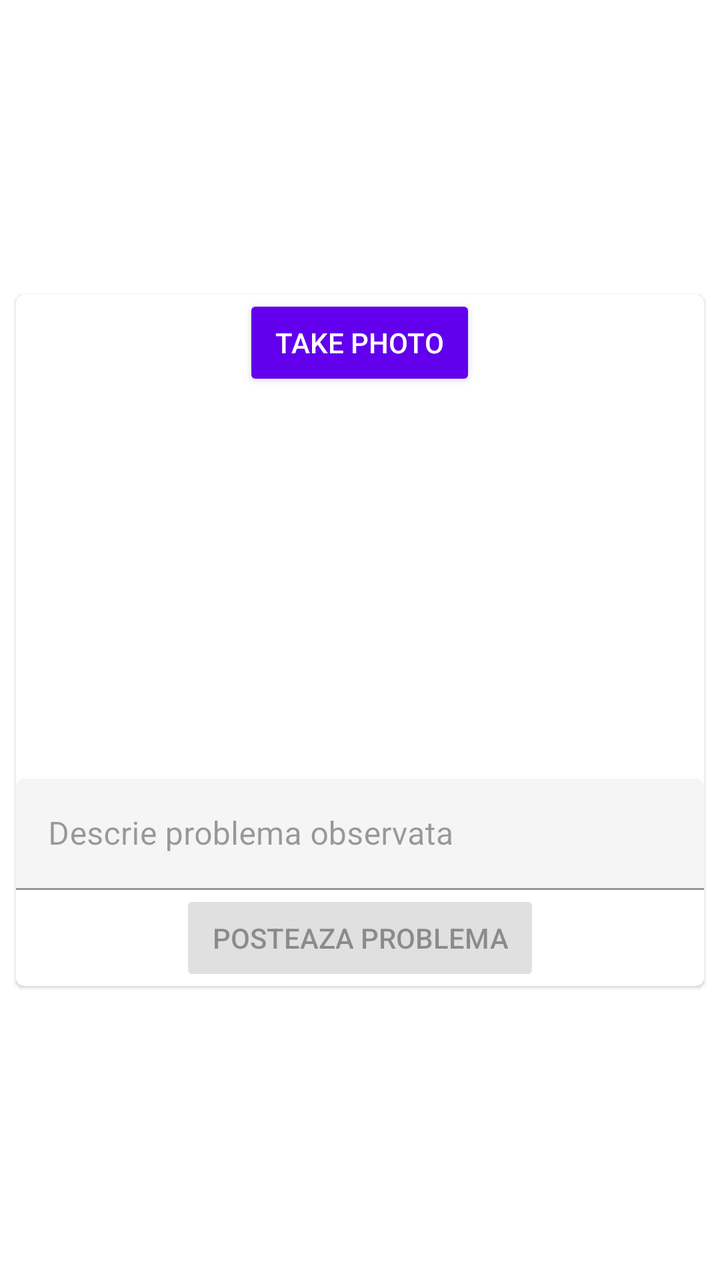
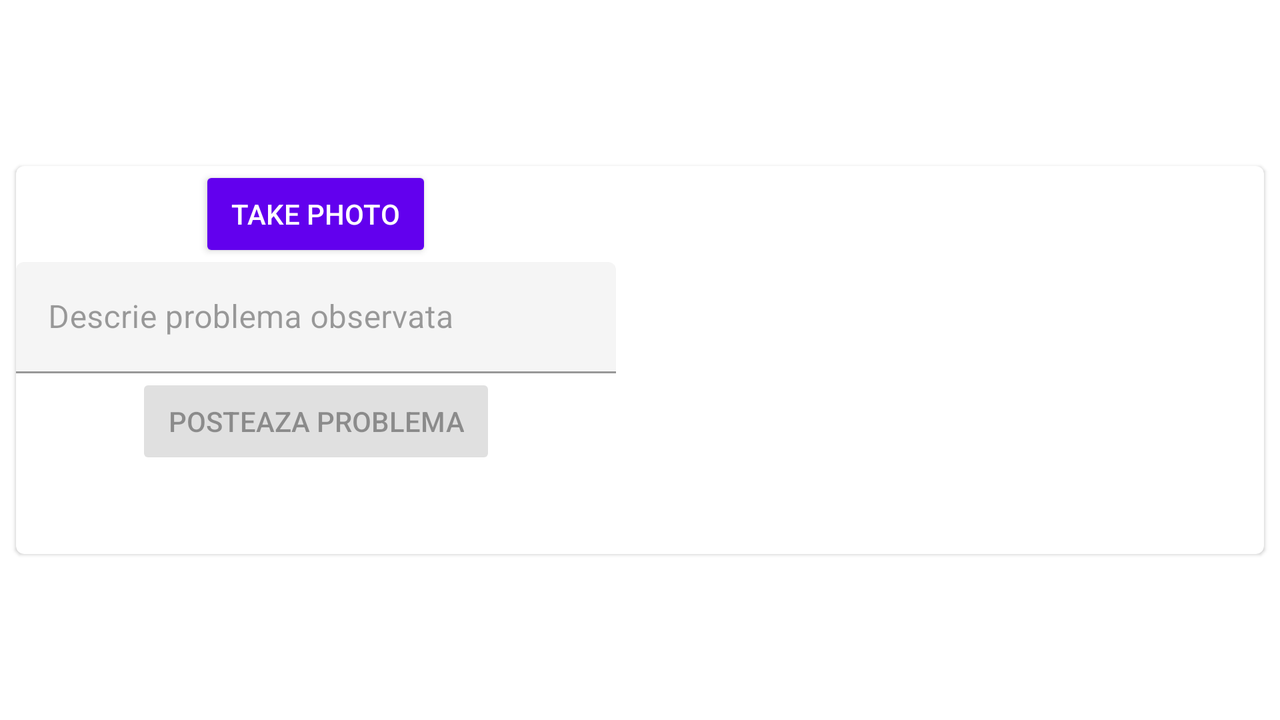

First picture: res/layout/ on a phone held upright. Second picture: the repository's own variant of that layout, on a device whose configuration matches the variant's folder. Source for both follows.
<!-- AndroidManifest.xml: application theme Theme.Temaaplicatiimobile -->
<!-- res/layout/fragment_home.xml -->
<?xml version="1.0" encoding="utf-8"?>
<androidx.constraintlayout.widget.ConstraintLayout xmlns:android="http://schemas.android.com/apk/res/android"
    xmlns:app="http://schemas.android.com/apk/res-auto"
    xmlns:tools="http://schemas.android.com/tools"
    android:layout_width="match_parent"
    android:layout_height="match_parent"
    tools:context=".ui.home.HomeFragment"
    android:id="@+id/home_view">

    <TextView
        android:id="@+id/text_home"
        android:layout_width="match_parent"
        android:layout_height="wrap_content"
        android:layout_marginStart="8dp"
        android:layout_marginTop="8dp"
        android:layout_marginEnd="8dp"
        android:textAlignment="center"
        android:textSize="20sp"
        app:layout_constraintBottom_toBottomOf="parent"
        app:layout_constraintEnd_toEndOf="parent"
        app:layout_constraintStart_toStartOf="parent"
        app:layout_constraintTop_toTopOf="parent" />

    <com.google.android.material.card.MaterialCardView
        android:id="@+id/card"
        android:layout_width="match_parent"
        android:layout_height="wrap_content"
        android:layout_margin="8dp"
        app:layout_constraintBottom_toBottomOf="parent"
        app:layout_constraintEnd_toEndOf="parent"
        app:layout_constraintStart_toStartOf="parent"
        app:layout_constraintTop_toTopOf="parent">

        <LinearLayout
            android:layout_width="match_parent"
            android:layout_height="wrap_content"
            android:orientation="vertical">

            <com.google.android.material.button.MaterialButton
                android:id="@+id/take_photo"
                style="?attr/buttonStyle"
                android:layout_width="wrap_content"
                android:layout_height="wrap_content"
                android:layout_gravity="center"
                android:text="@string/take_photo" />
            
            <ImageView
                android:id="@+id/picture_preview"
                android:layout_width="match_parent"
                android:layout_height="194dp"
                android:contentDescription="@string/content_description_media"
                android:scaleType="fitCenter"
                app:srcCompat="@drawable/ic_menu_camera" />


            <com.google.android.material.textfield.TextInputLayout
                android:id="@+id/problem_description"
                android:layout_width="match_parent"
                android:layout_height="wrap_content"
                android:hint="@string/upload_picture_text"
                android:enabled="false">

                <com.google.android.material.textfield.TextInputEditText
                    android:layout_width="match_parent"
                    android:layout_height="wrap_content" />

            </com.google.android.material.textfield.TextInputLayout>

            <com.google.android.material.button.MaterialButton
                android:id="@+id/upload_photo"
                style="?attr/buttonStyle"
                android:layout_width="wrap_content"
                android:layout_height="wrap_content"
                android:layout_gravity="center"
                android:text="@string/upload_problem"
                android:enabled="false"/>

        </LinearLayout>

    </com.google.android.material.card.MaterialCardView>
</androidx.constraintlayout.widget.ConstraintLayout>
<!-- resources referenced by this layout -->
<resources>
  <string name="content_description_media">Here will be the image preview</string>
  <string name="take_photo">Take photo</string>
  <string name="upload_picture_text">Descrie problema observata</string>
  <string name="upload_problem">Posteaza problema</string>
  <style name="Theme.Temaaplicatiimobile" parent="Theme.MaterialComponents.DayNight.DarkActionBar">
          
          <item name="colorPrimary">@color/purple_500</item>
          <item name="colorPrimaryVariant">@color/purple_700</item>
          <item name="colorOnPrimary">@color/white</item>
          
          <item name="colorSecondary">@color/teal_200</item>
          <item name="colorSecondaryVariant">@color/teal_700</item>
          <item name="colorOnSecondary">@color/black</item>
          
          <item name="android:statusBarColor" tools:targetApi="l">?attr/colorPrimaryVariant</item>
          
      </style>
</resources>
<!-- res/layout-land/fragment_home.xml (the repository's variant of the layout above) -->
<!-- drawn on the phone turned sideways -->
<?xml version="1.0" encoding="utf-8"?>
<androidx.constraintlayout.widget.ConstraintLayout xmlns:android="http://schemas.android.com/apk/res/android"
    xmlns:app="http://schemas.android.com/apk/res-auto"
    xmlns:tools="http://schemas.android.com/tools"
    android:id="@+id/home_view"
    android:layout_width="match_parent"
    android:layout_height="match_parent"
    tools:context=".ui.home.HomeFragment">

    <TextView
        android:id="@+id/text_home"
        android:layout_width="match_parent"
        android:layout_height="wrap_content"
        android:layout_marginStart="8dp"
        android:layout_marginTop="8dp"
        android:layout_marginEnd="8dp"
        android:textAlignment="center"
        android:textSize="20sp"
        app:layout_constraintBottom_toBottomOf="parent"
        app:layout_constraintEnd_toEndOf="parent"
        app:layout_constraintStart_toStartOf="parent"
        app:layout_constraintTop_toTopOf="parent" />

    <com.google.android.material.card.MaterialCardView
        android:id="@+id/card"
        android:layout_width="match_parent"
        android:layout_height="wrap_content"
        android:layout_margin="8dp"
        app:layout_constraintBottom_toBottomOf="parent"
        app:layout_constraintEnd_toEndOf="parent"
        app:layout_constraintStart_toStartOf="parent"
        app:layout_constraintTop_toTopOf="parent">

        <LinearLayout
            android:layout_width="match_parent"
            android:layout_height="match_parent"
            android:orientation="horizontal">

            <LinearLayout
                android:layout_width="300dp"
                android:layout_height="wrap_content"
                android:orientation="vertical">

                <com.google.android.material.button.MaterialButton
                    android:id="@+id/take_photo"
                    style="?attr/buttonStyle"
                    android:layout_width="wrap_content"
                    android:layout_height="wrap_content"
                    android:layout_gravity="center"
                    android:text="@string/take_photo" />
                


                <com.google.android.material.textfield.TextInputLayout
                    android:id="@+id/problem_description"
                    android:layout_width="match_parent"
                    android:layout_height="wrap_content"
                    android:enabled="false"
                    android:hint="@string/upload_picture_text">
                    <com.google.android.material.textfield.TextInputEditText
                        android:layout_width="match_parent"
                        android:layout_height="wrap_content" />

                </com.google.android.material.textfield.TextInputLayout>

                <com.google.android.material.button.MaterialButton
                    android:id="@+id/upload_photo"
                    style="?attr/buttonStyle"
                    android:layout_width="wrap_content"
                    android:layout_height="wrap_content"
                    android:layout_gravity="center"
                    android:enabled="false"
                    android:text="@string/upload_problem" />



            </LinearLayout>

            <ImageView
                android:id="@+id/picture_preview"
                android:layout_width="match_parent"
                android:layout_height="194dp"
                android:contentDescription="@string/content_description_media"
                android:scaleType="fitCenter"
                app:srcCompat="@drawable/ic_menu_camera" />
        </LinearLayout>
        s
    </com.google.android.material.card.MaterialCardView>
</androidx.constraintlayout.widget.ConstraintLayout>
